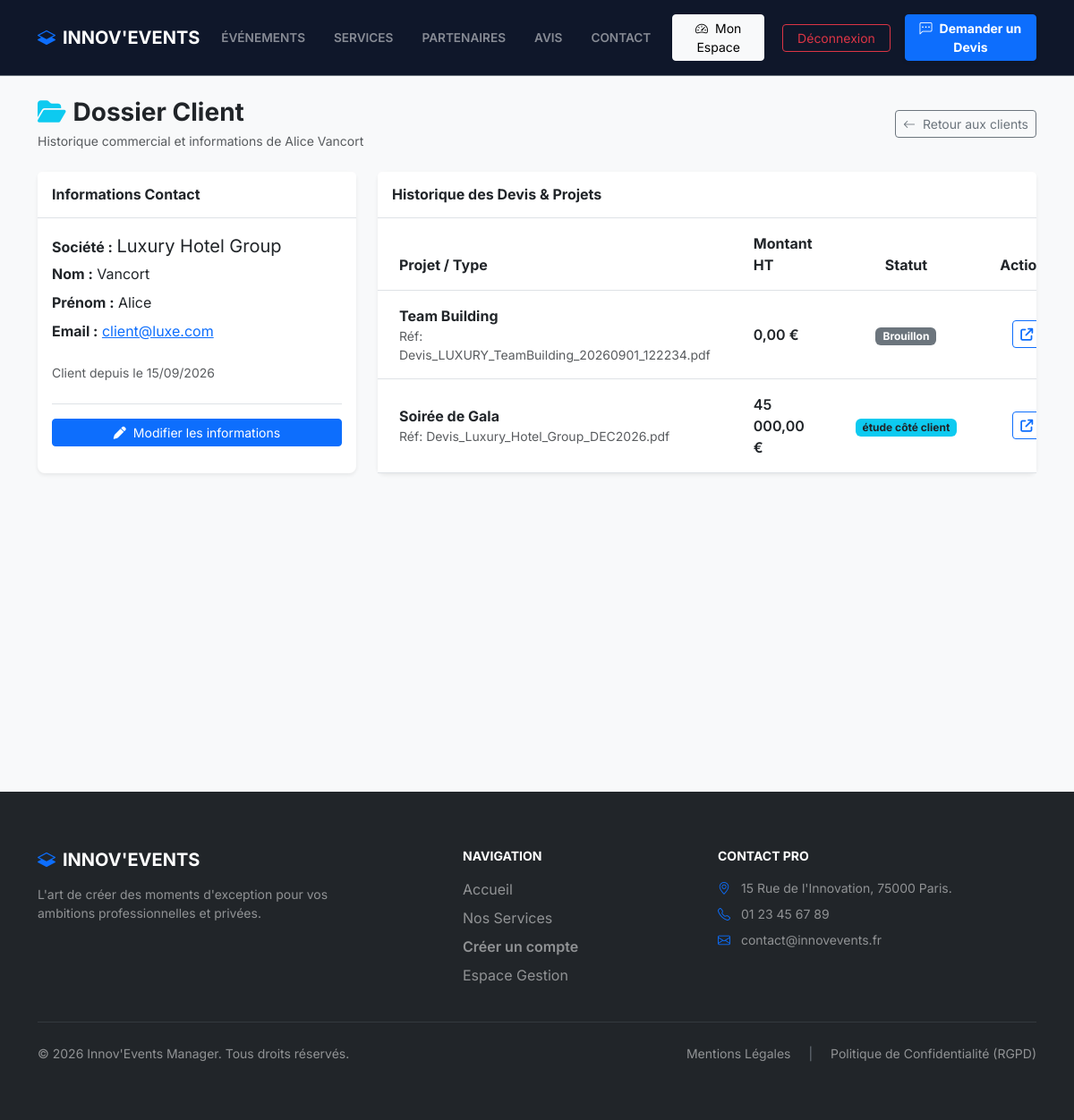
Page /index.php?action=view_client&id=3 (signed in) on the committed database.
### tables this page shows
CREATE TABLE users (
id INT AUTO_INCREMENT PRIMARY KEY,
company_id INT NULL,
email VARCHAR(255) NOT NULL UNIQUE,
password VARCHAR(255) NOT NULL,
must_change_password TINYINT(1) NOT NULL DEFAULT 0,
firstname VARCHAR(100) NOT NULL,
lastname VARCHAR(100) NOT NULL,
role VARCHAR(50) NOT NULL DEFAULT 'CLIENT',
is_deleted TINYINT(1) NOT NULL DEFAULT 0,
created_at TIMESTAMP DEFAULT CURRENT_TIMESTAMP,
CONSTRAINT fk_users_company
FOREIGN KEY (company_id) REFERENCES companies(id)
ON DELETE CASCADE ON UPDATE CASCADE
);

CREATE TABLE companies (
id INT AUTO_INCREMENT PRIMARY KEY,
name VARCHAR(255) NOT NULL,
siren VARCHAR(9) NULL,
address VARCHAR(255) NULL,
postal_code VARCHAR(10) NULL,
city VARCHAR(100) NULL,
created_at TIMESTAMP DEFAULT CURRENT_TIMESTAMP,
updated_at TIMESTAMP DEFAULT CURRENT_TIMESTAMP ON UPDATE CURRENT_TIMESTAMP
);

CREATE TABLE devis (
id_devis INT AUTO_INCREMENT PRIMARY KEY,
revision INT NOT NULL DEFAULT 1,
change_reason TEXT NULL,
id_prospect INT NOT NULL,
event_id INT NULL,
reference_pdf VARCHAR(255) NOT NULL,
montant_ht DECIMAL(10, 2) NOT NULL DEFAULT 0.00,
tva DECIMAL(10, 2) NOT NULL DEFAULT 0.00,
status VARCHAR(50) NOT NULL DEFAULT 'brouillon',
date_creation DATETIME DEFAULT CURRENT_TIMESTAMP,
CONSTRAINT fk_devis_prospect
FOREIGN KEY (id_prospect) REFERENCES prospects(id)
ON DELETE CASCADE ON UPDATE CASCADE
);

CREATE TABLE prospects (
id INT AUTO_INCREMENT PRIMARY KEY,
user_id INT NULL,
company_id INT NULL,
company_name VARCHAR(255) NOT NULL,
contact_name VARCHAR(255) NOT NULL,
email VARCHAR(255) NOT NULL,
phone VARCHAR(50) NOT NULL,
event_type VARCHAR(100) NOT NULL,
event_date DATE NULL,
location VARCHAR(255) NULL,
estimated_participants INT NULL,
budget DECIMAL(10, 2) NULL,
description TEXT NULL,
rejection_reason TEXT NULL,
status VARCHAR(50) NOT NULL DEFAULT 'à contacter',
created_at TIMESTAMP DEFAULT CURRENT_TIMESTAMP,
CONSTRAINT fk_prospects_user
FOREIGN KEY (user_id) REFERENCES users(id)
ON DELETE CASCADE ON UPDATE CASCADE,
CONSTRAINT fk_prospects_company
FOREIGN KEY (company_id) REFERENCES companies(id)
ON DELETE CASCADE ON UPDATE CASCADE
);

### src/controllers/AdminClientController.php (called while the page is built, shortened)
<?php
require_once __DIR__ . '/../models/sql/User.php';
require_once __DIR__ . '/../models/sql/Prospect.php';
class AdminClientController extends BaseController
{
    public function showClientDetails(int $clientId): void
    {
        $userModel = new User();
        $client = $userModel->findById($clientId);
        $prospectModel = new Prospect();
        $clientQuotes = $prospectModel->findClientRequests($clientId);
        require __DIR__ . '/../views/partials/header.php';
        require __DIR__ . '/../views/admin/view_client.php';
        require __DIR__ . '/../views/partials/footer.php';
    }
}

### src/config/Database.php (called while the page is built, shortened)
<?php
class Database {
    private static $instance = null;
    private function __construct() {
        $host    = 'db';
        $db      = 'innovevents_db';
        $user    = 'root';
        $pass    = 'root_password';
        $charset = 'utf8mb4';
        $dsn = "mysql:host=$host;dbname=$db;charset=$charset";
        try {
            $this->pdo = new PDO($dsn, $user, $pass, [
                PDO::ATTR_ERRMODE => PDO::ERRMODE_EXCEPTION,
                PDO::ATTR_DEFAULT_FETCH_MODE => PDO::FETCH_ASSOC,
                PDO::ATTR_EMULATE_PREPARES => false
            ]);
        } catch (\PDOException $e) {
            error_log("Database connection failure: " . $e->getMessage());
            die("Erreur de connexion à la base de données. Veuillez réessayer plus tard.");
        }
    }
    public static function getInstance() {
        if (self::$instance === null) {
            self::$instance = new Database();
        }
        return self::$instance->pdo;
    }
}

### src/models/sql/User.php (called while the page is built, shortened)
<?php
require_once __DIR__ . '/../../config/Database.php';
class User
{
    private $db;
    public function __construct()
    {
        $this->db = Database::getInstance();
    }
    public function findById(int $id)
    {
        try {
            $query = "SELECT u.*,
                             c.name AS company_name,
                             c.siren,
                             c.address,
                             c.postal_code,
                             c.city
                      FROM users as u
                      LEFT JOIN companies c ON u.company_id = c.id
                      WHERE u.id = :id
                      LIMIT 1";
            $stmt = $this->db->prepare($query);
            $stmt->execute([':id' => $id]);
            return $stmt->fetch(PDO::FETCH_ASSOC);
        } catch (\PDOException $e) {
            error_log("Erreur lors de la récupération de l'utilisateur $id : " . $e->getMessage());
            return false;
        }
    }
}

### src/models/sql/Prospect.php (called while the page is built, shortened)
<?php
require_once __DIR__ . '/../../config/Database.php';
class Prospect
{
    private $db;
    public function __construct()
    {
        $this->db = Database::getInstance();
    }
    public function findClientRequests(int $clientId): array
    {
        try {
            $stmt = $this->db->prepare("
            SELECT
                d.id_devis,
                d.revision,
                d.status,
                d.reference_pdf,
                d.montant_ht,
                d.tva,
                p.id AS prospect_id,
                p.company_name,
                p.contact_name,
                p.email,
                p.event_type,
                p.event_date,
                p.created_at
            FROM devis d
            JOIN prospects p ON d.id_prospect = p.id
            WHERE p.user_id = ?
            ORDER BY d.id_devis DESC
        ");
            $stmt->execute([$clientId]);
            return $stmt->fetchAll(PDO::FETCH_ASSOC);
        } catch (PDOException $e) {
            error_log("Erreur SQL findClientRequests : " . $e->getMessage());
            return [];
        }
    }
}

### src/views/admin/view_client.php (the view, shortened to what this page needs)
<div class="container-fluid bg-light min-vh-100 py-4">
    <div class="container">
        <div class="d-flex justify-content-between align-items-center mb-4">
            <div>
                <h1 class="h3 fw-bold text-dark mb-1">
                    <i class="fa-solid fa-folder-open text-info me-2" aria-hidden="true"></i>Dossier Client
                </h1>
                <p class="text-muted small mb-0">Historique commercial et informations de <?= htmlspecialchars($client['firstname'] . ' ' . $client['lastname'], ENT_QUOTES, 'UTF-8') ?></p>
            </div>
            <a href="index.php?action=admin_clients" class="btn btn-outline-secondary btn-sm">
                <i class="bi bi-arrow-left me-2" aria-hidden="true"></i>Retour aux clients
            </a>
        </div>
        <div class="row g-4">
            <div class="col-md-4">
                <div class="card border-0 shadow-sm rounded-3 h-100">
                    <div class="card-header bg-white border-bottom py-3">
                        <h2 class="h6 fw-bold mb-0 text-dark">Informations Contact</h2>
                    </div>
                    <div class="card-body">
                        <p class="mb-1"><strong>Société :</strong> <span class="fs-5"><?= htmlspecialchars($client['company_name'], ENT_QUOTES, 'UTF-8') ?></span></p>
                        <p class="mb-2"><strong>Nom :</strong> <?= htmlspecialchars($client['lastname'], ENT_QUOTES, 'UTF-8') ?></p>
                        <p class="mb-2"><strong>Prénom :</strong> <?= htmlspecialchars($client['firstname'], ENT_QUOTES, 'UTF-8') ?></p>
                        <p class="mb-2">
                            <strong>Email :</strong>
                            <a href="mailto:<?= htmlspecialchars($client['email'], ENT_QUOTES, 'UTF-8') ?>"><?= htmlspecialchars($client['email'], ENT_QUOTES, 'UTF-8') ?></a>
                        </p>
                        <p class="mb-0 text-muted small mt-4">Client depuis le <?= date('d/m/Y', strtotime($client['created_at'])) ?></p>
                        <div class="mt-4 pt-3 border-top">
                            <?php if (($_SESSION['user_role'] ?? '') === 'ADMIN'): ?>
                            <a href="index.php?action=edit_client&id=<?= (int)$client['id'] ?>" class="btn btn-sm btn-primary w-100">
                                <i class="fa-solid fa-pen me-2"></i>Modifier les informations
                            </a>
                            <?php endif; ?>
                        </div>
                    </div>
                </div>
            </div>
            <div class="col-md-8">
                <div class="card border-0 shadow-sm rounded-3 h-100">
                    <div class="card-header bg-white border-bottom py-3">
                        <h2 class="h6 fw-bold mb-0 text-dark">Historique des Devis & Projets</h2>
                    </div>
                    <div class="card-body p-0">
                        <div class="table-responsive">
                            <table class="table table-hover align-middle mb-0" aria-label="Devis du client">
                                <thead style="background-color: #F8FAFC;">
                                <tr>
                                    <th scope="col" class="py-3 px-4">Projet / Type</th>
                                    <th scope="col" class="py-3 px-4">Montant HT</th>
                                    <th scope="col" class="py-3 px-4 text-center">Statut</th>
                                    <th scope="col" class="py-3 px-4 text-center">Actions</th>
                                </tr>
                                </thead>
                                <tbody>
                                <?php if (empty($clientQuotes)): ?>
                                    <tr>
                                        <td colspan="4" class="text-center py-4 text-muted">Aucun devis généré pour ce client.</td>
                                    </tr>
                                <?php else: ?>
                                    <?php foreach ($clientQuotes as $quote): ?>
                                        <tr>
                                            <td class="px-4 py-3 fw-bold text-dark">
                                                <?= htmlspecialchars($quote['event_type'], ENT_QUOTES, 'UTF-8') ?>
                                                <div class="small text-muted fw-normal">Réf: <?= htmlspecialchars($quote['reference_pdf'] ?? 'N/A', ENT_QUOTES, 'UTF-8') ?></div>
                                            </td>
                                            <td class="px-4 py-3 fw-semibold">
                                                <?= !empty($quote['montant_ht']) ? number_format((float)$quote['montant_ht'], 2, ',', ' ') . ' €' : '--' ?>
                                            </td>
                                            <td class="px-4 py-3 text-center">
                                                <?php
                                                $badge = 'bg-secondary';
                                                $status = strtolower($quote['status']);
                                                if ($status === 'étude côté client') $badge = 'bg-info text-dark';
                                                ?>
                                                <span class="badge <?= $badge ?> px-2 py-1"><?= ucfirst(htmlspecialchars($status, ENT_QUOTES, 'UTF-8')) ?></span>
                                            </td>
                                            <td class="px-4 py-3 text-center">
                                                <?php if (!empty($quote['id_devis'])): ?>
                                                    <?php if (($_SESSION['user_role'] ?? '') === 'ADMIN'): ?>
                                                    <a href="index.php?action=edit_devis&id=<?= (int)$quote['id_devis'] ?>" class="btn btn-sm btn-outline-primary" title="Ouvrir le devis">
                                                        <i class="fa-solid fa-arrow-up-right-from-square"></i>
                                                    </a>
                                                    <?php endif; ?>
                                                <?php else: ?>
                                                    <span class="text-muted small">Pas de devis</span>
                                                <?php endif; ?>
                                            </td>
                                        </tr>
                                    <?php endforeach; ?>
                                <?php endif; ?>
                                </tbody>
                            </table>
                        </div>
                    </div>
                </div>
            </div>
        </div>
    </div>
</div>

### public/css/style.css (style rules this page uses)
body { font-family: 'Inter', system-ui, -apple-system, sans-serif !important; color: #475569 !important; }

### rows in the picture
users: firstname+lastname "Alice Vancort", company.name "Luxury Hotel Group", lastname "Vancort", firstname "Alice", email "client@luxe.com", created_at "15/09/2026"
devis: id_prospect.event_type "Team Building", reference_pdf "Devis_LUXURY_TeamBuilding_20260901_122234.pdf", montant_ht "0,00", status "Brouillon"
devis: id_prospect.event_type "Soirée de Gala", reference_pdf "Devis_Luxury_Hotel_Group_DEC2026.pdf", montant_ht "45 000,00", status "étude côté client"
